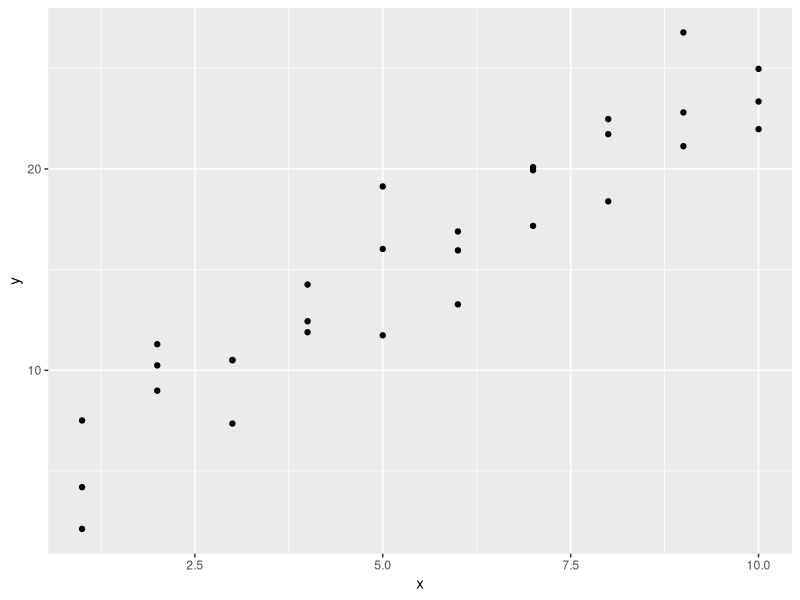
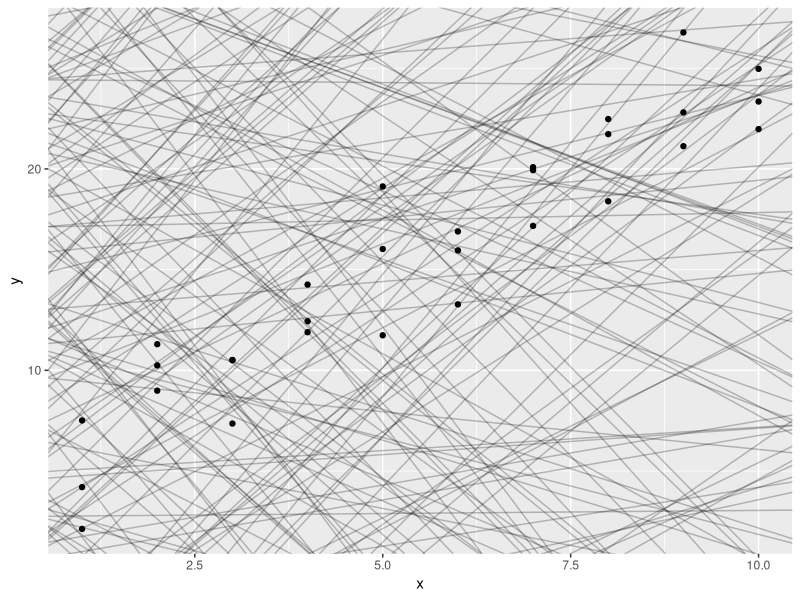
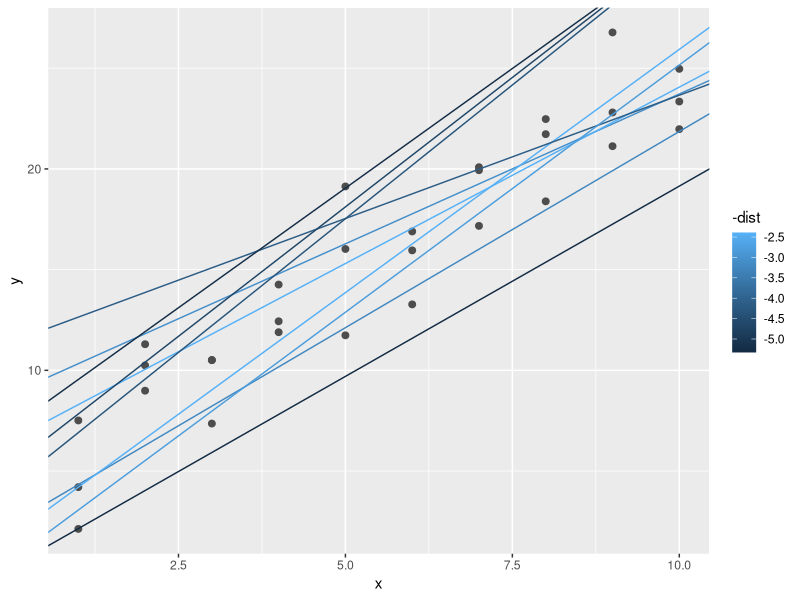
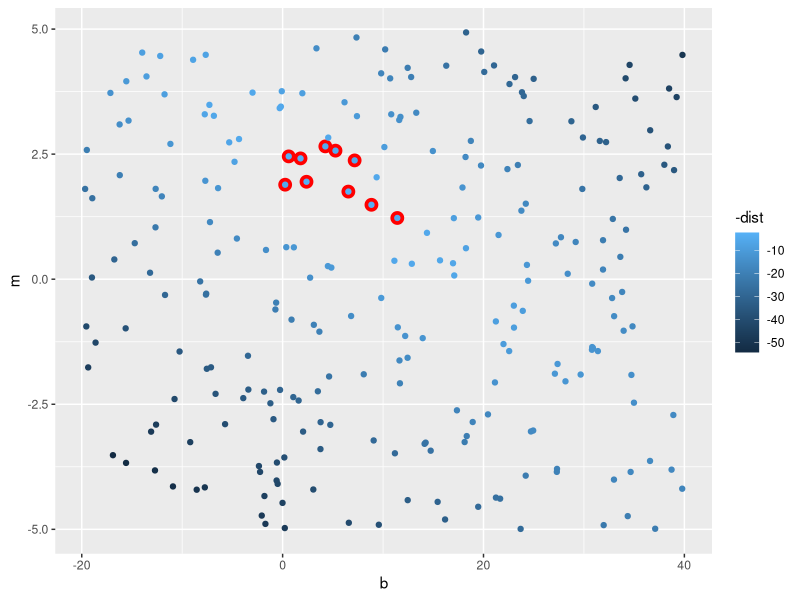
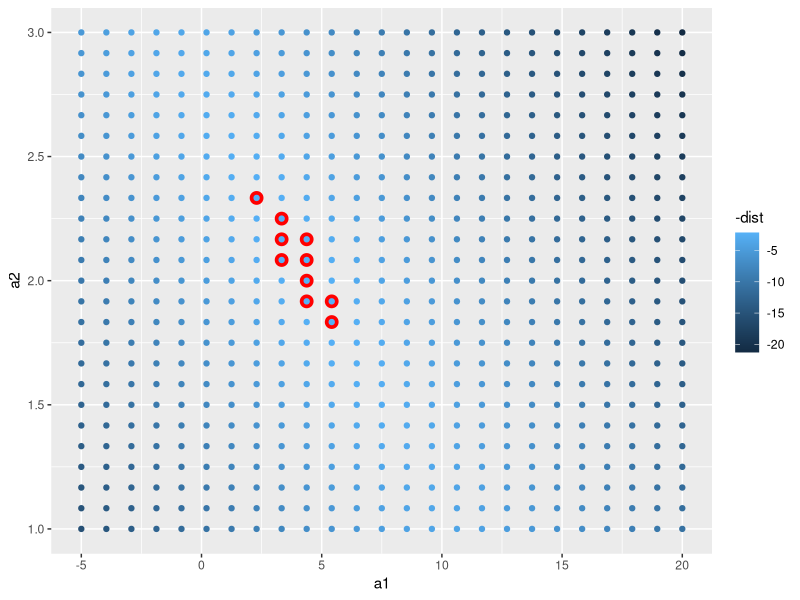
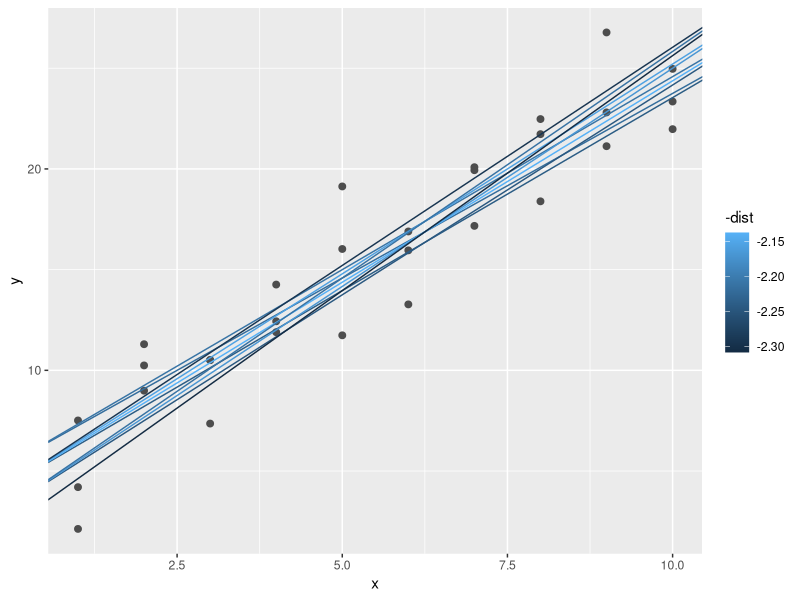
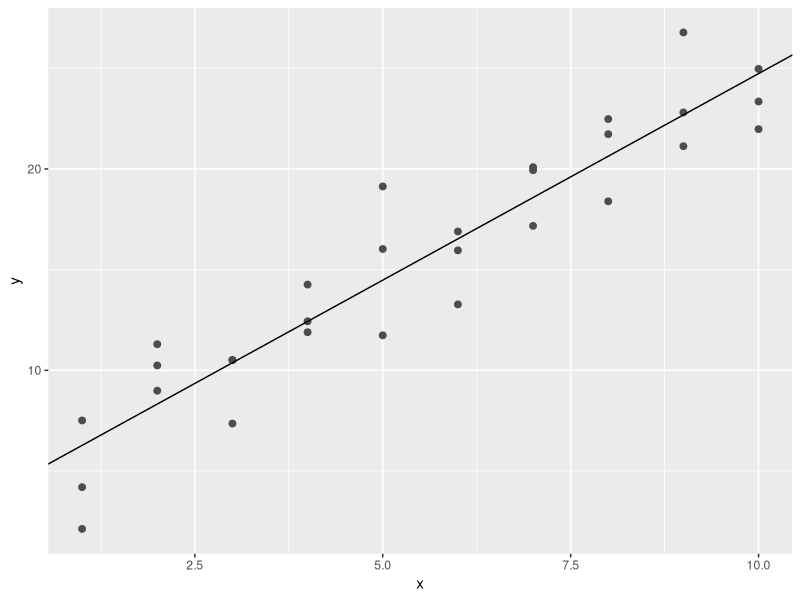
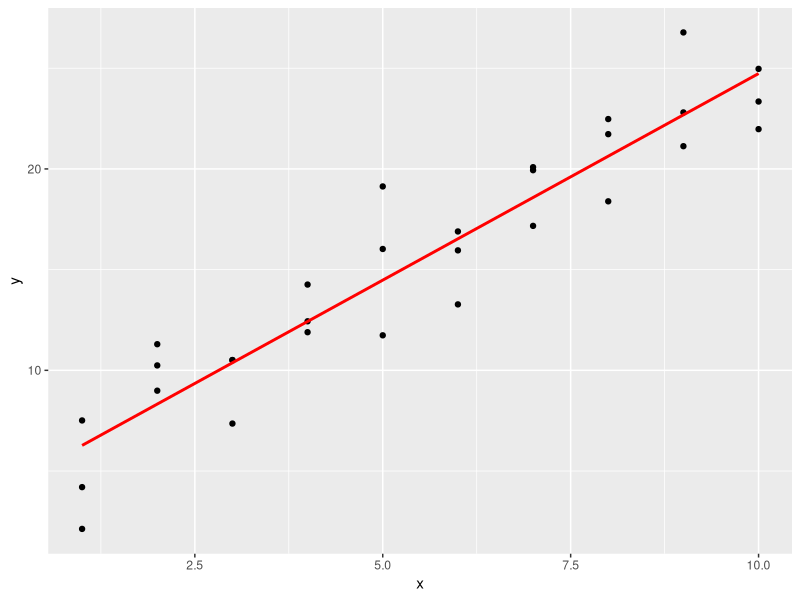

Recreate these plots in R, in order.
## ---- chunk 1
library('tidyverse')
library('modelr')
## ---- chunk 2
sim1

ggplot(sim1, aes(x,y)) + 
  geom_point()
## ---- chunk 3
models <- tibble(
  b = runif(250, -20, 40),
  m = runif(250, -5, 5)
) 

ggplot(sim1, aes(x, y)) + 
  geom_abline(aes(intercept = b, slope = m),
             data = models,
             alpha = 1/4) + 
  geom_point()
## ---- chunk 4
model1 <- function(a, data) {
  a[1] + data$x * a[2]
}

model1(c(7,1.5), sim1)
## ---- chunk 5
measure_distance <- function(mod, data) {
  diff <- data$y - model1(mod, data)
  sqrt(mean(diff ^ 2))
}

measure_distance(c(7, 1.5), sim1)
## ---- chunk 6
sim1_dist <- function(a1,a2) {
  measure_distance(c(a1,a2), sim1)
}

models <- models %>%
  mutate(dist = purrr::map2_dbl(b,m, sim1_dist))
models
## ---- chunk 7
ggplot(sim1, aes(x, y)) +
  geom_point(size = 2, color = "grey30") + 
  geom_abline(
    aes(intercept = b, slope = m, color = -dist),
    data = filter(models, rank(dist) <= 10)
    
  )
## ---- chunk 8
ggplot(models, aes(b, m)) + 
    geom_point(data = filter(models, rank(dist) <= 10),
               size = 4,
               color = "red") + 
    geom_point(aes(color = -dist))
## ---- chunk 9
grid <- expand.grid(
  a1 = seq(-5, 20, length = 25),
  a2 = seq(1, 3, length = 25)
  ) %>% 
  mutate(dist = purrr::map2_dbl(a1, a2, sim1_dist))

grid %>% 
  ggplot(aes(a1, a2)) +
  geom_point(data = filter(grid, rank(dist) <= 10), size = 4, colour = "red") +
  geom_point(aes(colour = -dist))  
## ---- chunk 10
ggplot(sim1, aes(x, y)) + 
  geom_point(size = 2, colour = "grey30") + 
  geom_abline(
    aes(intercept = a1, slope = a2, colour = -dist), 
    data = filter(grid, rank(dist) <= 10)
  )
## ---- chunk 11
best <- optim(c(0,0), measure_distance, data = sim1)
best$par

ggplot(sim1, aes(x, y)) + 
  geom_point(size = 2, color = "grey30") + 
  geom_abline(intercept = best$par[1], slope = best$par[2])
## ---- chunk 12
sim1_mod <- lm(y ~ x, data = sim1) 
coef(sim1_mod)
## ---- chunk 13
grid <- sim1 %>%
  data_grid(x)
grid
## ---- chunk 14
grid <- grid %>% 
  add_predictions(sim1_mod)
grid
## ---- chunk 15
 ggplot(sim1, aes(x)) + 
   geom_point(aes(y = y)) + 
   geom_line(aes(y = pred), data = grid, color = "red", size = 1)

## ---- chunk 16
sim1 <- sim1 %>%
  add_residuals(sim1_mod)
sim1
## ---- chunk 17
ggplot(sim1, aes(resid)) +
  geom_freqpoly(binwidth = 0.5)
## ---- chunk 18
ggplot(sim1, aes(x, resid)) + 
  geom_ref_line(h = 0) + 
  geom_point()
## ---- chunk 19
library('tidyverse')
df <- tribble( 
  ~ sex, ~ response, 
  "male", 1, 
  "female", 2, 
  "male", 1
  )

model_matrix(df, response ~ sex)

## ---- chunk 20
ggplot(sim2) + 
  geom_point(aes(x,y))
## ---- chunk 21
mod2 <- lm(y ~ x, data = sim2)

grid <- sim2 %>%
  data_grid(x) %>%
  add_predictions(mod2)
grid

ggplot(sim2, aes(x)) + 
  geom_point(aes(y = y)) + 
  geom_point(data = grid, aes(y = pred), color = "red", size = 4)
## ---- chunk 22
ggplot(sim3, aes(x1, y)) + 
  geom_point(aes(color = x2))
## ---- chunk 23
mod1 <- lm(y ~ x1 + x2, data = sim3)
mod2 <- lm(y ~ x1 * x2, data = sim3)
## ---- chunk 24
grid <- sim3 %>%
  data_grid(x1, x2) %>%
  gather_predictions(mod1, mod2)
grid

ggplot(sim3, aes(x1, y, color = x2)) + 
  geom_point() + 
  geom_line(data = grid, aes(y = pred)) + 
  facet_wrap(~ model)
## ---- chunk 25
sim3 <- sim3 %>% 
  gather_residuals(mod1, mod2)

ggplot(sim3, aes(x1, resid, colour = x2)) + 
  geom_point() + 
  facet_grid(model ~ x2)
## ---- chunk 26
mod1 <- lm(y ~ x1 + x2, data = sim4)
mod2 <- lm(y ~ x1 * x2, data = sim4)

grid <- sim4 %>% 
  data_grid(
    x1 = seq_range(x1, 5), 
    x2 = seq_range(x2, 5) 
  ) %>% 
  gather_predictions(mod1, mod2)
grid
